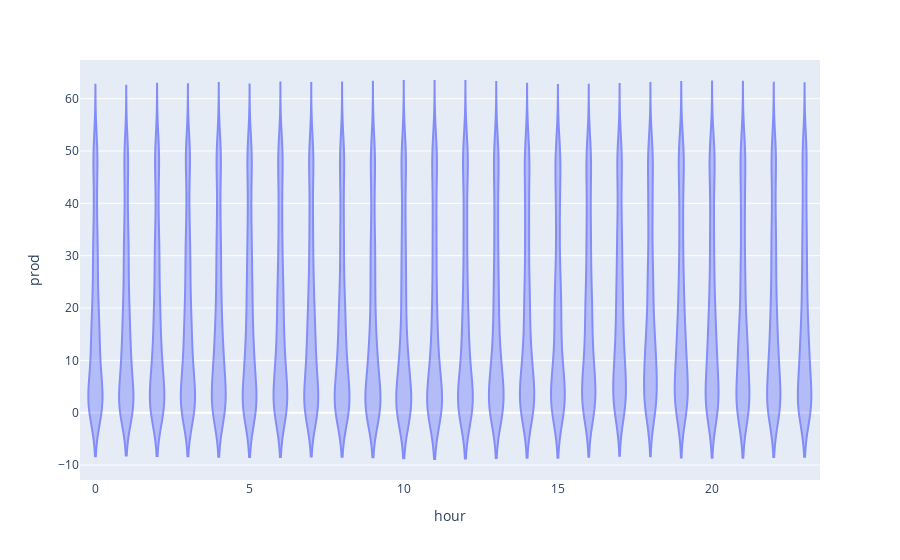

Source (notebook cell):
### Code cell
fig = px.violin(train_df, y=target, x='hour')
fig.update_layout(barmode='overlay')
fig.update_traces(opacity=0.75)
fig.show()

### Figure 1 — Plotly figure (JSON) as saved in the notebook; plotly's stock layout.template omitted (floating-point values rounded to 4 significant figures; data arrays with more than 128 entries replaced by an {"elided": "..."} marker saying what was removed)
{"data": [{"alignmentgroup": "True", "box": {"visible": false}, "hovertemplate": "hour=%{x}<br>prod=%{y}<extra></extra>", "legendgroup": "", "marker": {"color": "#636efa"}, "name": "", "offsetgroup": "", "opacity": 0.75, "orientation": "v", "scalegroup": "True", "showlegend": false, "type": "violin", "uid": "0c356166-3be7-44c2-bb12-679e6ccdad48", "x": {"elided": "26304 int values"}, "x0": " ", "xaxis": "x", "y": {"elided": "26304 float values"}, "y0": " ", "yaxis": "y"}], "layout": {"barmode": "overlay", "legend": {"tracegroupgap": 0}, "margin": {"t": 60}, "violinmode": "group", "xaxis": {"anchor": "y", "domain": [0, 1], "title": {"text": "hour"}}, "yaxis": {"anchor": "x", "domain": [0, 1], "title": {"text": "prod"}}}}
